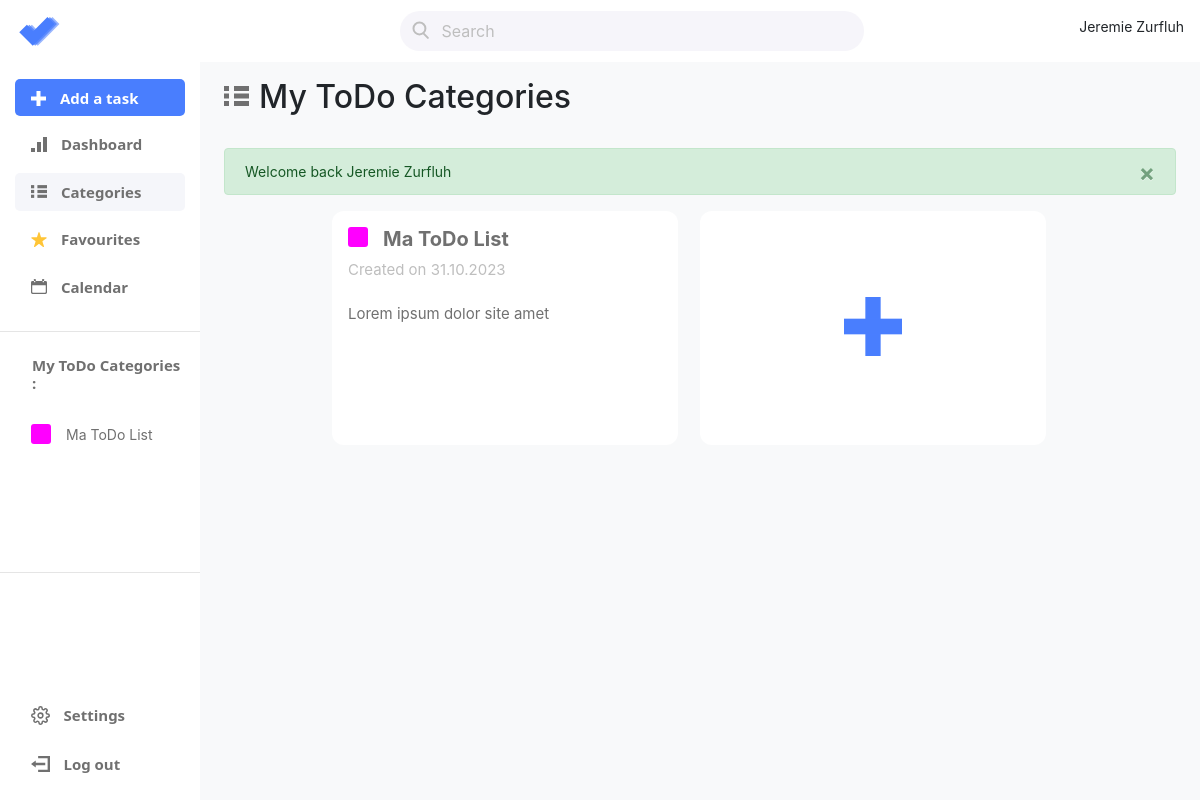
The app's page /categories.php (signed in), older data.
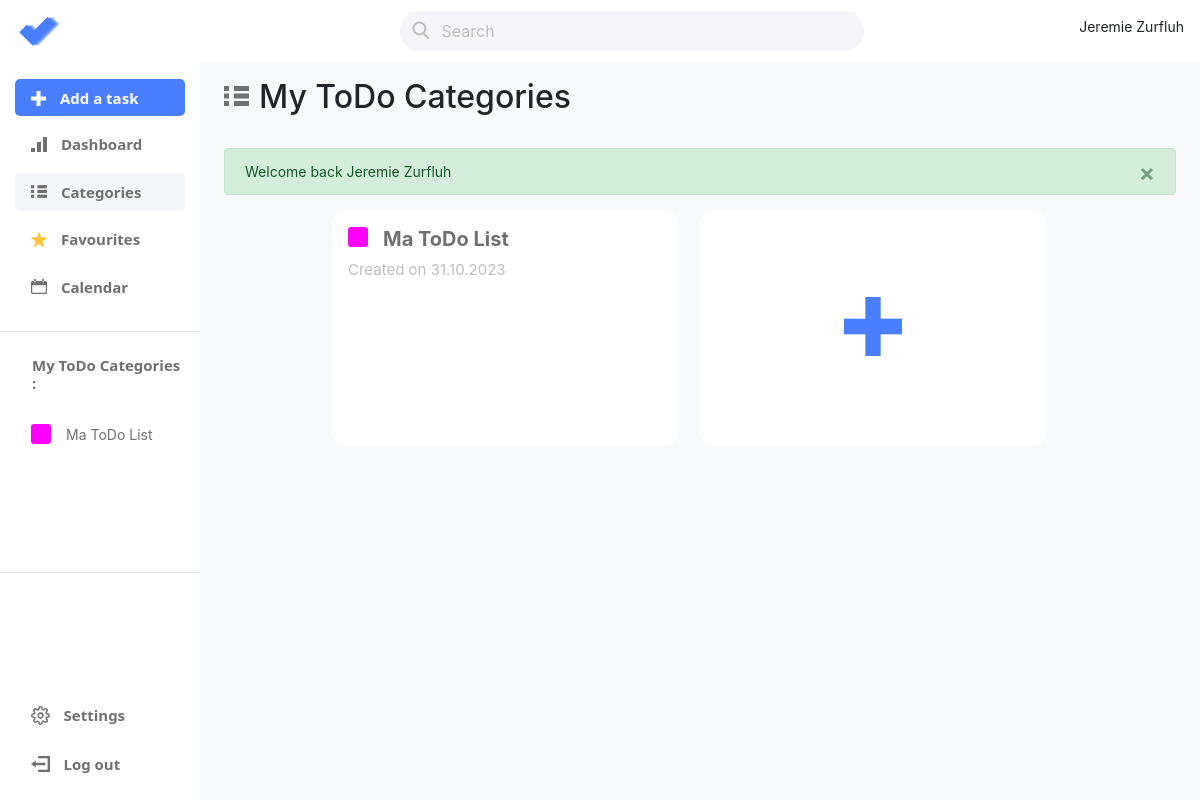
The same page, newer data.
### tables this page shows
CREATE TABLE Category (
    id          INTEGER   PRIMARY KEY AUTOINCREMENT
                          UNIQUE
                          NOT NULL,
    title       TEXT (50) NOT NULL,
    description TEXT,
    color       TEXT      NOT NULL,
    user_id     INTEGER   REFERENCES User (id) 
                          NOT NULL,
    created_at  TEXT      NOT NULL
                          DEFAULT (datetime() ) 
);

### app/ch/comem/todoapp/category/CategoryManager.php (called while the page is built, shortened)
<?php
class CategoryManager
{
    private static ?CategoryManager $instance = null;
    private array $categories;
    private function __construct()
    {
        $this->categories = [];
        $this->loadCategories();
    }
    public static function getInstance(): CategoryManager
    {
        if (self::$instance == null) self::$instance = new CategoryManager();
        return self::$instance;
    }
    private function loadCategories(): bool
    {
        $this->categories = DbManagerCRUD_Category::getInstance()->readAll();
        return true;
    }
    public function getCategories(): array
    {
        return $this->categories;
    }
}

### app/autoload.php (called while the page is built, shortened)
<?php
spl_autoload_register(function ($class) {
    $class = str_replace("\\", "/", $class);
    $path = __DIR__ . "/../app/" . $class . ".php";
});

### app/ch/comem/todoapp/dbCRUD/DbManagerCRUD.php (called while the page is built, shortened)
<?php
abstract class DbManagerCRUD implements I_APICRUD
{
    private $db = null;
    public function __construct()
    {
        $config = parse_ini_file('../../config/db.ini', true);
        $this->db = new PDO($config['dsn']);
        $this->db->setAttribute(PDO::ATTR_DEFAULT_FETCH_MODE, PDO::FETCH_ASSOC);
    }
    public function getDb(): PDO
    {
        return $this->db;
    }
}

### app/ch/comem/todoapp/dbCRUD/DbManagerCRUD_Category.php (called while the page is built, shortened)
<?php
class DbManagerCRUD_Category extends DbManagerCRUD
{
    private static ?DbManagerCRUD_Category $instance = null;
    public static function getInstance(): DbManagerCRUD_Category
    {
        if (self::$instance === null) self::$instance = new DbManagerCRUD_Category();
        return self::$instance;
    }
    public function readAll(): array
    {
        $userId = $this->getUserId();
        $sql = "SELECT * FROM Category WHERE user_id = :user_id";
        $stmt = $this->getDb()->prepare($sql);
        $stmt->execute(["user_id" => $userId]);
        $categories = $stmt->fetchAll();
        $result = [];
        foreach ($categories as $category) {
            $result[] = (new CategoryBuilder($category["title"], $category["color"]))
                ->setId($category["id"])
                ->setDescription($category["description"])
                ->setCreatedAt((new DateTime($category["created_at"])))
                ->build();
        }
        return $result;
    }
    private function getUserId(): ?int
    {
        return $_SESSION["user"]["id"];
    }
}

### app/ch/comem/todoapp/category/Category.php (called while the page is built, shortened)
<?php
class Category
{
    private ?int $id;
    private string $title;
    private ?string $description;
    private string $color;
    private DateTime $createdAt;
    public function __construct(CategoryBuilder $builder)
    {
        $this->id = $builder->getId();
        $this->title = $builder->getTitle();
        $this->description = $builder->getDescription();
        $this->color = $builder->getColor();
        $this->createdAt = $builder->getCreatedAt();
    }
    public function getId(): ?int
    {
        return $this->id;
    }
    public function getTitle(): string
    {
        return ucfirst($this->title);
    }
    public function getDescription(): ?string
    {
        return $this->description;
    }
    public function getColor(): string
    {
        return $this->color;
    }
    public function getCreatedAt(): DateTime
    {
        return $this->createdAt;
    }
}

### app/ch/comem/todoapp/category/CategoryBuilder.php (called while the page is built, shortened)
<?php
class CategoryBuilder
{
    private DateTime $createdAt;
    public function __construct(string $title, string $hexColor)
    {
        $this->title = $title;
        $this->color = $hexColor;
        $this->createdAt = new DateTime();
    }
    public function setId(int $id): CategoryBuilder
    {
        $this->id = $id;
        return $this;
    }
    public function setDescription(?string $description): CategoryBuilder
    {
        $this->description = $description;
        return $this;
    }
    public function setCreatedAt(DateTime $createdAt): CategoryBuilder
    {
        $this->createdAt = $createdAt;
        return $this;
    }
    public function getCreatedAt(): DateTime
    {
        return $this->createdAt;
    }
}

### public/categories.php (the view, shortened to what this page needs)
<?php
require_once '../app/autoload.php';
$categoryManager = CategoryManager::getInstance();
?>
<!DOCTYPE html>
<html lang="en" data-lt-installed="true">
<?php
require_once 'components/head.php';
loadHead("Categories", ["main", "navBar", "dashboard", "task", "list", "taskCheckboxColor"]);
?>
<body>
    <?php include_once './components/navbar.php'; ?>
    <div class="container-fluid">
        <div class="row">
            <?php include_once './components/sidebar.php'; ?>
            <main class="col-md-9 ml-sm-auto col-lg-10 pt-3 px-4 bg-light mainFullHeight">
                <div class="d-flex justify-content-between flex-wrap flex-md-nowrap align-items-center pb-2 mb-3">
                    <h1 class="h2" id="categoriesTitle">My ToDo Categories</h1>
                </div>
                <?= Flash::displayFlashMessage("global") ?>
                <div class="d-flex flex-row justify-content-center align-items-start flex-wrap myCategories" id="myCategories">
                    <?php if (!empty($categories)) : ?>
                        <?php foreach ($categories as $category) : ?>
                            <div class="p-3 myCategoriesItem" data-id="<?= $category->getId() ?>">
                                <div class="d-flex">
                                    <div class="colorTag" style="background: <?= $category->getColor() ?>;"></div>
                                    <h3 class="myCategoriesTitle"><?= $category->getTitle() ?></h3>
                                </div>
                                <p class="myCategoriesDate">Created on <?= $category->getCreatedAt()->format('d.m.Y') ?></p>
                                <p class="myCategoriesDescritpion"><?= $category->getDescription() ?></p>
                            </div>
                        <?php endforeach; ?>
                    <?php endif; ?>
                    <div class="p-3 addCategoriesItem" id="addListTrigger">
                        <img src="assets/icons/bigAdd.svg" alt="Add a category icon" class="addListsImg">
                    </div>
                </div>
            </main>
        </div>
    </div>
</body>
</html>

### public/components/head.php (shortened to what this page needs)
<?php
function loadHead(string $title, array $stylesheet = null): void
{
?>
    <head>
        <link rel="stylesheet" href="https://cdn.jsdelivr.net/npm/bootstrap@4.0.0/dist/css/bootstrap.min.css">
        <?php foreach ($stylesheet as $css) : ?>
            <link href="styles/<?= $css ?>.css" rel="stylesheet">
        <?php endforeach; ?>
        <link rel="stylesheet" href="https://cdnjs.cloudflare.com/ajax/libs/font-awesome/5.15.1/css/all.min.css">
    </head>
<?php
}

### public/components/navbar.php (shortened to what this page needs)
<nav class="navbar navbar-dark sticky-top bg-white flex-md-nowrap p-0">
    <a class="col-md-3 col-lg-2 mr-0 px-3" href="/">
        <img class="" src="assets/icons/logo.svg" alt="Logo">
    </a>
    <div id="searchContent">
        <input class="mx-auto searchBar" type="search" placeholder="Search" aria-label="Search">
    </div>
    <ul class="navbar-nav px-3">
        <li class="nav-item text-nowrap">
            <div class="d-flex flex-row justify-content-end align-items-center">
                <p class="navUserDisplayName"><?= $_SESSION["user"]["firstName"] . " " . $_SESSION["user"]["lastName"] ?></p>
            </div>
        </li>
    </ul>
</nav>

### public/components/sidebar.php (shortened to what this page needs)
<?php
require_once "../app/autoload.php";
$categoryManager = CategoryManager::getInstance();
$categories = $categoryManager->getCategories();
?>
<nav id="sidebarMenu" class="col-md-3 col-lg-2 d-md-block bg-white sidebar collapse">
    <div class="sidebar-sticky pt-3">
        <ul class="nav flex-column sidebarUl">
            <li class="nav-item navItemAddTask">
                <a class="nav-link navLinkAddTask" href="#">
                    <img class="navImg" src="assets/icons/addtask.svg" alt="Add a task icon">
                    Add a task
                </a>
            </li>
            <li class="nav-item">
                <a class="nav-link navItem <?php echo (basename($_SERVER['PHP_SELF']) === 'dashboard.php') ? 'navItemActive' : ''; ?>" href="/dashboard.php">
                    <img class="navImg" src="assets/icons/dashboard.svg" alt="Dashboard icon">
                    Dashboard
                </a>
            </li>
            <li class="nav-item">
                <a class="nav-link navItem <?php echo (basename($_SERVER['PHP_SELF']) === 'categories.php') ? 'navItemActive' : ''; ?>" href="/categories.php">
                    <img class="navImg" src="assets/icons/lists.svg" alt="Lists icon">
                    Categories
                </a>
            </li>
            <li class="nav-item">
                <a class="nav-link navItem <?php echo (basename($_SERVER['PHP_SELF']) === 'favourites.php') ? 'navItemActive' : ''; ?>" href="/favourites.php">
                    <img class="navImg" src="assets/icons/favourite.svg" alt="Favourites icon">
                    Favourites
                </a>
            </li>
            <li class="nav-item">
                <a class="nav-link navItem <?php echo (basename($_SERVER['PHP_SELF']) === 'calendar.php') ? 'navItemActive' : ''; ?>" href="/calendar.php">
                    <img class="navImg" src="assets/icons/calendar.svg" alt="Calendar icon">
                    Calendar
                </a>
            </li>
        </ul>
        <hr>
        <h6 class="d-flex justify-content-between align-items-center px-3 mt-4 mb-1 text-muted">
            <span class="navItem navToDoCategoryTitle">My ToDo Categories :</span>
        </h6>
        <ul class="nav flex-column mb-2 navToDoCategory">
            <?php if (!empty($categories)) : ?>
                <?php foreach ($categories as $category) : ?>
                    <li class="nav-item">
                        <a class="nav-link navToDoItem d-flex" href="./category?id=<?= $category->getId() ?>">
                            <div class="colorTag" style="background: <?= $category->getColor() ?>;"></div>
                            <span><?= $category->getTitle() ?></span>
                        </a>
                    </li>
                <?php endforeach; ?>
            <?php endif; ?>
        </ul>
        <hr>
        <ul class="nav flex-column mb-2 sidebarUl bottomUl">
            <li class="nav-item">
                <a class="nav-link navItem" href="#" id="settings">
                    <img class="navImg" src="assets/icons/settings.svg" alt="">
                    Settings
                </a>
            </li>
            <li class="nav-item">
                <a class="nav-link navItem" href="/logout.php">
                    <img class="navImg" src="assets/icons/logout.svg" alt="">
                    Log out
                </a>
            </li>
        </ul>
    </div>
</nav>

### app/ch/comem/todoapp/flash/Flash.php (shortened to what this page needs)
<?php
class Flash
{
    private static function formatMessage(array $flash): string
    {
        $msg = $flash['message'];
        $type = $flash['type'];
        $html = <<<html
        <div class="alert alert-$type alert-dismissible fade show" role="alert">
            $msg
            <button type="button" class="close" data-dismiss="alert" aria-label="Close">
                <span aria-hidden="true">&times;</span>
            </button>
        </div>
        html;
        return $html;
    }
    public static function displayFlashMessage(string $name): void
    {
        if (isset($_SESSION['flash'][$name])) {
            $flash = $_SESSION['flash'][$name];
            echo self::formatMessage($flash);
        }
    }
}

### public/styles/main.css (style rules this page uses)
body { font-size: .875rem; }
.mainFullHeight { min-height: calc(100vh - 60px); margin-left: auto!important; }
#categoriesTitle::before { content: url("../assets/icons/listsBig.svg"); margin-right: 10px; }
.colorTag { width: 20px; height: 20px; border-radius: 3px; }

### public/styles/navBar.css (style rules this page uses)
.sidebar { position: fixed; top: 0; bottom: 0; left: 0; z-index: 1000; padding: 48px 0 0; }
.sidebar-sticky { position: sticky; top: 0; height: calc(100vh - 48px); padding-top: .5rem; overflow-x: hidden; overflow-y: auto; }
.navToDoCategory { overflow: auto; height: 160px; display: block; }
#searchContent { width: 100%; max-width: 464px; }
.searchBar { width: 100%; height: 40px; border-radius: 20px; background-color: #f6f5fa; border-color: transparent; background-image: url(../assets/icons/loupe.svg); background-repeat: no-repeat; background-position-y: center; padding-left: 40px; background-position-x: 10px; transition: padding-left .5s cubic-bezier(0.21, 0.64, 0.15, 0.98); }
.searchBar::placeholder { width: 362px; height: 20px; font-size: 16px; color: #bebebe; }
.navUserDisplayName { margin-top: 16px; }
.sidebarUl { margin: 15px; }
.nav-item { margin-bottom: 9px; }
.navItemAddTask { background-color: #497EFE; border-radius: 5px; height: 37px; }
.navLinkAddTask { font-family: "Segoe UI"; font-weight: bold; font-size: 15px; text-align: left; color: #fff; }
.navImg { margin-right: 10px; padding-bottom: 3px; }
.navItem { font-family: "Segoe UI"; font-weight: bold; font-size: 15px; text-align: left; color: #707070; }
.navItemActive { background-color: #F5F6FA; border-radius: 5px; }
.navToDoItem { color: #707070; }
.navToDoItem span { margin-left: 15px; }
.navToDoCategory { padding-top: 20px; margin-left: 15px; }
.navToDoCategoryTitle { margin-left: 16px; }
.bottomUl { position: absolute; bottom: 0px; }
#sidebarMenu { position: fixed; }

### public/styles/list.css (style rules this page uses)
.myCategoriesItem { width: 346px; height: 234px; border-radius: 12px; background: #fff; margin-right: 22px; margin-bottom: 22px; cursor: pointer; }
.myCategoriesTitle { font-weight: bold; font-size: 20px; text-align: left; color: #707070; margin-left: 15px; }
.myCategoriesDate { width: 166px; height: 18px; font-weight: normal; font-size: 15px; text-align: left; color: #bebebe; }
.myCategoriesDescritpion { width: 293px; height: 125px; font-weight: normal; font-size: 15px; text-align: left; color: #707070; padding-top: 10px; }
.myCategories { margin-bottom: 50px; }
.addCategoriesItem { width: 346px; height: 234px; border-radius: 12px; background: #fff; margin-right: 22px; margin-bottom: 22px; text-align: center; }
.addListsImg { margin-left: auto; margin-right: auto; margin-top: 70px; }

Row changes from the older to the newer data that the page shows:
changed category "Ma ToDo List": description "Lorem ipsum dolor site amet" → (not shown)
